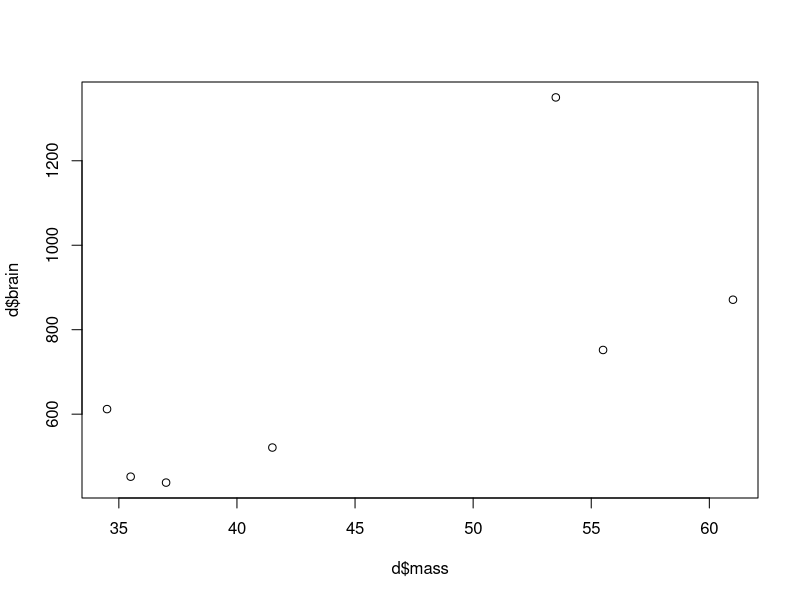

The R script that drew this image:
## ---- chunk 1
knitr::opts_chunk$set(echo = TRUE)
## ---- chunk 2
sppnames<-c("afarensis", "africanus", "habilis", "boisei", "rudolfensis", "ergaster", "sapiens")
brainvolcc<-c(438,452,612,521,752,871,1350)
masskg<-c(37.0,35.5,34.5,41.5,55.5,61.0,53.5)
d<- data.frame(species=sppnames, brain=brainvolcc, mass=masskg)

plot(d$mass, d$brain)
## ---- chunk 3
d$mass_std<-(d$mass-mean(d$mass))/sd(d$mass) # mean zero and std=1
d$brain_std<-d$brain/max(d$brain)            # the max value is 1 and the min is zero
## ---- chunk 4
p<-c(0.3, 0.7)
-sum(p*log(p))
## ---- chunk 5
p<-c(0.20, 0.25, 0.25, 0.30) 
-sum(p*log(p))

## ---- chunk 6
p<-c(0.333333, 0.333333, 0.333333) 
-sum(p*log(p))
